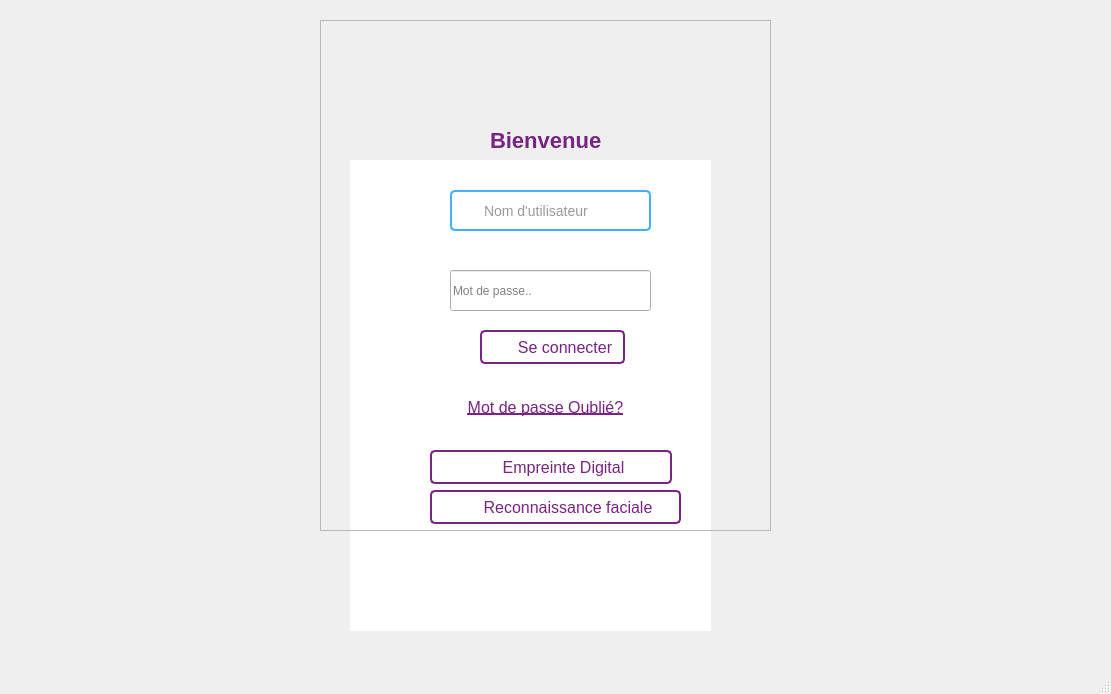
<?xml version="1.0" encoding="UTF-8"?>
<ui version="4.0">
 <class>MainWindow</class>
 <widget class="QMainWindow" name="MainWindow">
  <property name="geometry">
   <rect>
    <x>0</x>
    <y>0</y>
    <width>1111</width>
    <height>694</height>
   </rect>
  </property>
  <property name="windowTitle">
   <string>MainWindow</string>
  </property>
  <widget class="QWidget" name="centralwidget">
   <widget class="QFrame" name="frame">
    <property name="geometry">
     <rect>
      <x>320</x>
      <y>20</y>
      <width>451</width>
      <height>511</height>
     </rect>
    </property>
    <property name="styleSheet">
     <string notr="true"/>
    </property>
    <property name="frameShape">
     <enum>QFrame::StyledPanel</enum>
    </property>
    <property name="frameShadow">
     <enum>QFrame::Raised</enum>
    </property>
    <widget class="QLineEdit" name="email">
     <property name="geometry">
      <rect>
       <x>130</x>
       <y>170</y>
       <width>201</width>
       <height>41</height>
      </rect>
     </property>
     <property name="styleSheet">
      <string notr="true">QLineEdit {
    padding: 5px;
    border: 2px solid #43aff7;
    border-radius: 5px;
    font-size: 14px;
    color: #333;
    padding-left: 30px; /* Ajustez ceci selon la taille de votre image */
    background-image: url(&quot;C:/Users/Kinza/Documents/login/img login/user (1).svg&quot;);
    background-repeat: no-repeat;
    background-position: left center;
}

QLineEdit::placeholder {
    color: #666; /* Couleur du texte de repère */
}

QLineEdit:focus {
    border-color: #2ecc71; /* Couleur de la bordure lorsqu'il est activé */
}</string>
     </property>
     <property name="placeholderText">
      <string>Nom d'utilisateur</string>
     </property>
    </widget>
    <widget class="QLabel" name="label">
     <property name="geometry">
      <rect>
       <x>290</x>
       <y>180</y>
       <width>56</width>
       <height>51</height>
      </rect>
     </property>
     <property name="styleSheet">
      <string notr="true">background-repeat: no-repeat;
background-image: url(&quot;D:/ESPRIT/c++/Projet/ProjetC++/images/user.svg&quot;);
</string>
     </property>
     <property name="text">
      <string/>
     </property>
    </widget>
    <widget class="QLineEdit" name="mdp">
     <property name="geometry">
      <rect>
       <x>130</x>
       <y>250</y>
       <width>201</width>
       <height>41</height>
      </rect>
     </property>
     <property name="styleSheet">
      <string notr="true">QLineEdit {
    padding: 5px;
    border: 2px solid #43aff7;
    border-radius: 5px;
    font-size: 14px;
    color: #333;
    padding-left: 30px; /* Ajustez ceci selon la taille de votre image */
    background-image: url(&quot;C:/Users/Kinza/Documents/login/img login/key (1).svg&quot;);
    background-repeat: no-repeat;
    background-position: left center;
}

QLineEdit::placeholder {
    color: #666; /* Couleur du texte de repère */
}

QLineEdit:focus {
    border-color: #2ecc71; /* Couleur de la bordure lorsqu'il est activé */
}&amp;</string>
     </property>
     <property name="echoMode">
      <enum>QLineEdit::Password</enum>
     </property>
     <property name="placeholderText">
      <string>Mot de passe..</string>
     </property>
    </widget>
    <widget class="QLabel" name="label_3">
     <property name="geometry">
      <rect>
       <x>300</x>
       <y>260</y>
       <width>56</width>
       <height>51</height>
      </rect>
     </property>
     <property name="styleSheet">
      <string notr="true">background-repeat: no-repeat;
background-image: url(&quot;D:/ESPRIT/c++/Projet/ProjetC++/images/key.svg&quot;);
</string>
     </property>
     <property name="text">
      <string/>
     </property>
    </widget>
    <widget class="QPushButton" name="login">
     <property name="geometry">
      <rect>
       <x>160</x>
       <y>310</y>
       <width>145</width>
       <height>34</height>
      </rect>
     </property>
     <property name="styleSheet">
      <string notr="true">QPushButton {
    /*padding: 10px 20px;*/
    padding: 5px;
    font-size: 16px;
    text-align: center;
    text-decoration: none;
    border: 2px solid #792382;
    color: #792382;
    border-radius: 5px;
    background-image: url(&quot;images/log-in.svg&quot;);
    background-repeat: no-repeat;
    background-position: left center;
    padding-left: 30px; /* Ajustez ceci selon la taille de votre image */
	background-color:white;
}

QPushButton:hover {
    background-color: #43aff7;
}


</string>
     </property>
     <property name="text">
      <string>Se connecter</string>
     </property>
    </widget>
    <widget class="QPushButton" name="oublier">
     <property name="geometry">
      <rect>
       <x>140</x>
       <y>370</y>
       <width>171</width>
       <height>34</height>
      </rect>
     </property>
     <property name="styleSheet">
      <string notr="true">QPushButton {
    padding: 5px;
    font-size: 16px;
    text-align: center;
    text-decoration: underline; /* Souligné */
    border: none; /* Pas de contour */
    color: #792382;
    border-radius: 5px;
    background-color: transparent; /* Fond transparent */
}

QPushButton:hover {
    background-color: #43aff7;
}
</string>
     </property>
     <property name="text">
      <string>Mot de passe Oublié?</string>
     </property>
    </widget>
    <widget class="QLabel" name="label_11">
     <property name="geometry">
      <rect>
       <x>170</x>
       <y>90</y>
       <width>121</width>
       <height>61</height>
      </rect>
     </property>
     <property name="styleSheet">
      <string notr="true">QLabel {
    font-size: 22px;
    color: #792382; /* Couleur du texte */
    font-weight: bold; /* Gras */
    /* Ajoutez d'autres styles selon vos besoins */
}
</string>
     </property>
     <property name="text">
      <string>Bienvenue</string>
     </property>
    </widget>
    <widget class="QLabel" name="label_2">
     <property name="geometry">
      <rect>
       <x>170</x>
       <y>20</y>
       <width>121</width>
       <height>91</height>
      </rect>
     </property>
     <property name="styleSheet">
      <string notr="true">
    background-image: url(&quot;D:/ESPRIT/c++/Projet/ProjetC++/images/logo.png&quot;);</string>
     </property>
     <property name="text">
      <string/>
     </property>
    </widget>
    <widget class="QPushButton" name="FACE_SCAN">
     <property name="geometry">
      <rect>
       <x>110</x>
       <y>470</y>
       <width>251</width>
       <height>34</height>
      </rect>
     </property>
     <property name="styleSheet">
      <string notr="true">

QPushButton {
    padding: 5px;
    font-size: 16px;
    text-align: center;
    text-decoration: none;
    border: 2px solid #792382;
    color: #792382;
    border-radius: 5px;
	background : white;
	background-image: url(&quot;images/camera.svg&quot;);
    background-repeat: no-repeat;
    background-position: left center;
    padding-left: 30px; 
}
QPushButton:hover {
    background-color: #43aff7;
}
</string>
     </property>
     <property name="text">
      <string>Reconnaissance faciale</string>
     </property>
    </widget>
    <widget class="QPushButton" name="FINGER_SCAN">
     <property name="geometry">
      <rect>
       <x>110</x>
       <y>430</y>
       <width>242</width>
       <height>34</height>
      </rect>
     </property>
     <property name="styleSheet">
      <string notr="true">
QPushButton {
    padding: 5px;
    font-size: 16px;
    text-align: center;
    text-decoration: none;
    border: 2px solid #792382;
    color: #792382;
    border-radius: 5px;
	background : white;
	background-image: url(&quot;images/finger.png&quot;);
    background-repeat: no-repeat;
    background-position: left center;
    padding-left: 30px; 
}
QPushButton:hover {
    background-color: #43aff7;
}
</string>
     </property>
     <property name="text">
      <string>Empreinte Digital</string>
     </property>
    </widget>
   </widget>
   <widget class="QLabel" name="label_4">
    <property name="geometry">
     <rect>
      <x>0</x>
      <y>0</y>
      <width>1111</width>
      <height>681</height>
     </rect>
    </property>
    <property name="styleSheet">
     <string notr="true">
background-image: url(&quot;D:/ESPRIT/c++/Projet/ProjetC++/images/login.png&quot;);
</string>
    </property>
    <property name="text">
     <string/>
    </property>
   </widget>
   <widget class="QPlainTextEdit" name="t">
    <property name="geometry">
     <rect>
      <x>380</x>
      <y>470</y>
      <width>331</width>
      <height>161</height>
     </rect>
    </property>
    <property name="styleSheet">
     <string notr="true">background-color: transparent;
 border: 0px;</string>
    </property>
    <property name="readOnly">
     <bool>true</bool>
    </property>
   </widget>
   <widget class="QLabel" name="FingerL">
    <property name="geometry">
     <rect>
      <x>350</x>
      <y>160</y>
      <width>361</width>
      <height>471</height>
     </rect>
    </property>
    <property name="styleSheet">
     <string notr="true">
    background-image: url(&quot;images/FingerIcon.png&quot;);
	text-align: center;
	background-repeat: no-repeat;
	background-color: white;


</string>
    </property>
    <property name="text">
     <string/>
    </property>
   </widget>
   <widget class="QPushButton" name="CloseAdF">
    <property name="geometry">
     <rect>
      <x>660</x>
      <y>170</y>
      <width>31</width>
      <height>31</height>
     </rect>
    </property>
    <property name="styleSheet">
     <string notr="true"> background-image: url(&quot;images/x.svg&quot;);</string>
    </property>
    <property name="text">
     <string/>
    </property>
   </widget>
   <zorder>t</zorder>
   <zorder>CloseAdF</zorder>
   <zorder>FingerL</zorder>
   <zorder>label_4</zorder>
   <zorder>frame</zorder>
  </widget>
  <widget class="QMenuBar" name="menubar">
   <property name="geometry">
    <rect>
     <x>0</x>
     <y>0</y>
     <width>1111</width>
     <height>26</height>
    </rect>
   </property>
  </widget>
  <widget class="QStatusBar" name="statusbar"/>
 </widget>
 <resources/>
 <connections/>
</ui>
